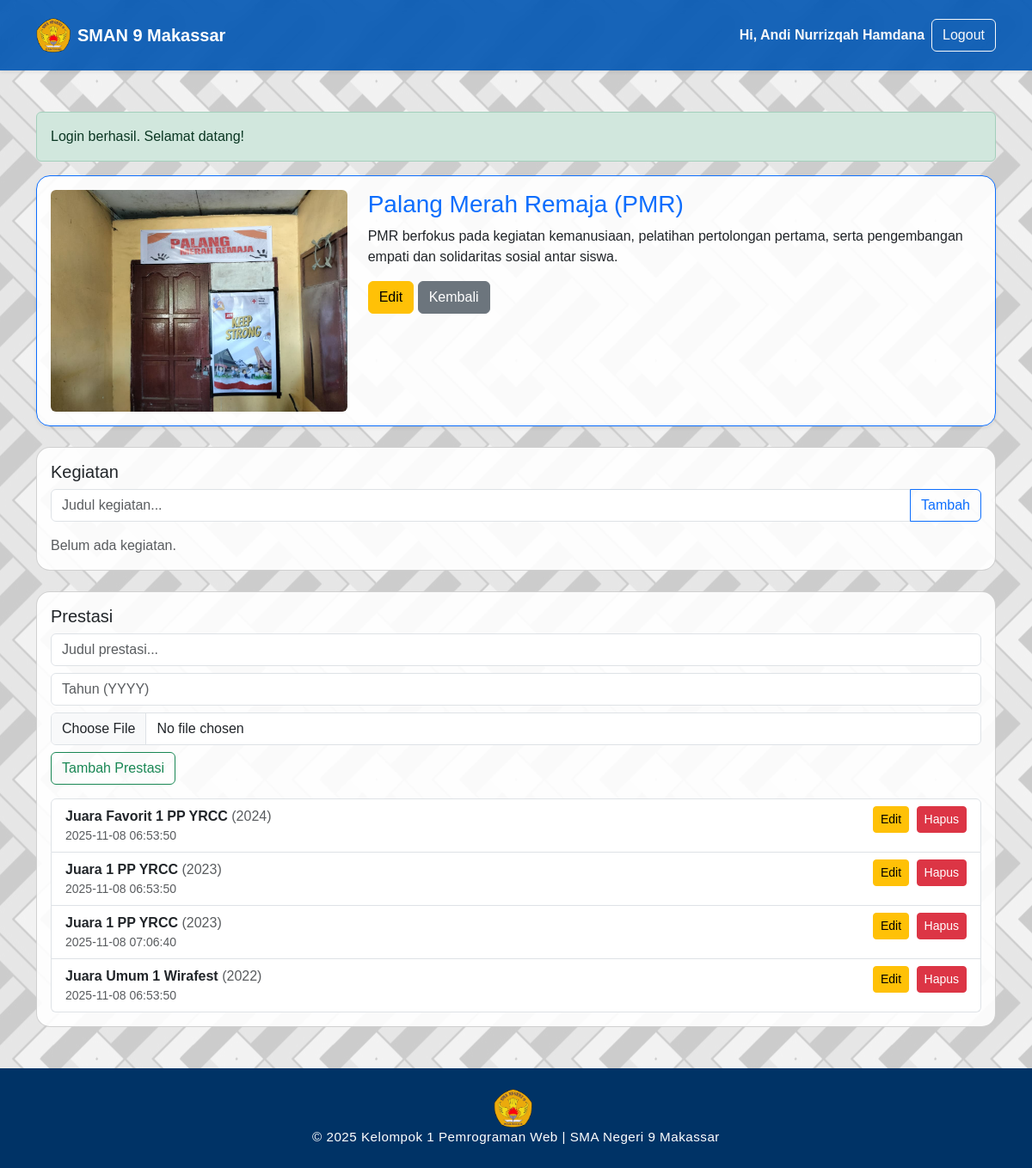
Screenshot of /admin/ekstrakurikuler/info.php?id=2 (signed in) with the database file from the repository.
### tables this page shows
CREATE TABLE `anggota` (
  `nim` varchar(12) NOT NULL,
  `nama` varchar(50) NOT NULL,
  `kelas` varchar(10) NOT NULL,
  `alamat` varchar(50) NOT NULL,
  `asal_sekolah` varchar(50) NOT NULL,
  `motto` varchar(50) NOT NULL,
  `pengalaman` text NOT NULL,
  `gambar` varchar(255) DEFAULT NULL
);

CREATE TABLE `ekstrakurikuler` (
  `id` int(11) NOT NULL,
  `nama` varchar(150) NOT NULL,
  `deskripsi` text DEFAULT NULL,
  `gambar` varchar(255) DEFAULT NULL,
  `created_at` timestamp NOT NULL DEFAULT current_timestamp()
);

CREATE TABLE `ekstra_prestasi` (
  `id` int(11) NOT NULL,
  `ekstrakurikuler_id` int(11) NOT NULL,
  `prestasi` varchar(255) NOT NULL,
  `gambar` varchar(255) DEFAULT NULL,
  `tahun` year(4) DEFAULT NULL,
  `created_at` timestamp NOT NULL DEFAULT current_timestamp()
);

### includes/config.php (called while the page is built)
<?php
$base_url = "http://" . $_SERVER['HTTP_HOST'] . "/klp1pemrogweb/";

### admin/ekstrakurikuler/info.php (the view, shortened to what this page needs)
<?php
require_once("../../includes/config.php");
require("../../includes/db_connect.php");
require("../../includes/header.php");
require("../../includes/admin_navbar.php");
$id = $_GET['id'] ?? '';
$stmt = $mysqli->prepare("SELECT * FROM ekstrakurikuler WHERE id = ? LIMIT 1");
$stmt->bind_param('i', $id);
$stmt->execute();
$res = $stmt->get_result();
$ek = $res->fetch_assoc();
$kegiatan = [];
$prestasi = [];
$pq = $mysqli->prepare("SELECT id, prestasi, gambar, tahun, created_at FROM ekstra_prestasi WHERE ekstrakurikuler_id = ? ORDER BY tahun DESC, id");
$pq->bind_param('i', $id);
$pq->execute();
$pres = $pq->get_result();
while ($r = $pres->fetch_assoc()) $prestasi[] = $r;
?>
<div id="page" class="d-flex flex-column min-vh-100">
  <main class="flex-fill">
    <div class="container my-5">
      <?php if (!empty($_SESSION['flash']['success'])): ?><div class="alert alert-success"><?=htmlspecialchars($_SESSION['flash']['success']); unset($_SESSION['flash']['success']); ?></div><?php endif; ?>
      <div class="card border-primary shadow-sm">
        <div class="card-body">
          <div class="row">
            <div class="col-md-4">
              <?php if (!empty($ek['gambar']) && file_exists(__DIR__.'/../../assets/images/ekstrakurikuler/'.$ek['gambar'])): ?>
                <img src="<?= $base_url ?>/assets/images/ekstrakurikuler/<?=htmlspecialchars($ek['gambar'])?>" class="img-fluid rounded" alt="gambar">
              <?php else: ?>
                <div class="border p-5 text-center text-muted">Tidak ada gambar</div>
              <?php endif; ?>
            </div>
            <div class="col-md-8">
              <h3 class="text-primary"><?=htmlspecialchars($ek['nama'])?></h3>
              <p><?=nl2br(htmlspecialchars($ek['deskripsi']))?></p>
              <a href="edit.php?id=<?=urlencode($ek['id'])?>" class="btn btn-warning">Edit</a>
              <a href="index.php" class="btn btn-secondary">Kembali</a>
            </div>
          </div>
        </div>
      </div>
      <div class="card mt-4">
        <div class="card-body">
          <h5>Kegiatan</h5>
          <form method="post" class="mb-3">
            <div class="input-group">
              <input name="kegiatan" class="form-control" placeholder="Judul kegiatan...">
              <button class="btn btn-outline-primary">Tambah</button>
            </div>
          </form>
          <?php if (!empty($kegiatan)): ?>
            <ul class="list-group">
              <?php foreach ($kegiatan as $k): ?>
              <li class="list-group-item d-flex justify-content-between align-items-center">
                <?=htmlspecialchars($k['kegiatan'])?>
                <div>
                  <a href="edit_kegiatan.php?id=<?=urlencode($k['id'])?>&ek=<?=urlencode($ek['id'])?>" class="btn btn-sm btn-warning me-1">Edit</a>
                  <a href="?id=<?=urlencode($id)?>&del_keg=<?=urlencode($k['id'])?>" class="btn btn-sm btn-danger" onclick="return confirm('Hapus kegiatan?')">Hapus</a>
                </div>
              </li>
            <?php endforeach; ?>
            </ul>
          <?php else: ?>
            <div class="text-muted">Belum ada kegiatan.</div>
          <?php endif; ?>
        </div>
      </div>
      <div class="card mt-4">
        <div class="card-body">
          <h5>Prestasi</h5>
          <form method="post" enctype="multipart/form-data" class="mb-3">
            <div class="mb-2">
              <input name="prestasi" class="form-control" placeholder="Judul prestasi...">
            </div>
            <div class="mb-2">
              <input name="tahun" class="form-control" placeholder="Tahun (YYYY)">
            </div>
            <div class="mb-2">
              <input type="file" name="gambar" class="form-control">
            </div>
            <button class="btn btn-outline-success">Tambah Prestasi</button>
          </form>
          <?php if (!empty($prestasi)): ?>
            <ul class="list-group">
              <?php foreach ($prestasi as $p): ?>
                <li class="list-group-item">
                  <div class="d-flex justify-content-between">
                    <div>
                      <strong><?=htmlspecialchars($p['prestasi'])?></strong>
                      <?php if (!empty($p['tahun'])): ?> <span class="text-muted">(<?=htmlspecialchars($p['tahun'])?>)</span><?php endif; ?>
                      <div class="small text-muted"><?=htmlspecialchars($p['created_at'] ?? '')?></div>
                    </div>
                    <div>
                      <a href="edit_prestasi.php?id=<?=urlencode($p['id'])?>&ek=<?=urlencode($ek['id'])?>" class="btn btn-sm btn-warning me-1">Edit</a>
                      <a href="?id=<?=urlencode($id)?>&del_pres=<?=urlencode($p['id'])?>" class="btn btn-sm btn-danger" onclick="return confirm('Hapus prestasi?')">Hapus</a>
                    </div>
                  </div>
                </li>
              <?php endforeach; ?>
            </ul>
          <?php else: ?>
            <div class="text-muted">Belum ada prestasi.</div>
          <?php endif; ?>
        </div>
      </div>
    </div>
  </main>
<?php require_once("../../includes/footer.php"); ?>

### includes/admin_navbar.php (shortened to what this page needs)
<?php
$nama_user = null;
if (!empty($_SESSION['user']['nim'])) {
  $nim = $_SESSION['user']['nim'];
  $stmt = $mysqli->prepare("SELECT nama FROM anggota WHERE nim = ?");
  $stmt->bind_param("s", $nim);
  $stmt->execute();
  $stmt->bind_result($nama_user);
}
?>
<nav class="navbar navbar-expand-lg navbar-dark bg-primary shadow-sm py-3">
  <div class="container">
    <a class="navbar-brand d-flex align-items-center" href="<?= $base_url ?>">
      <img
        src="<?= $base_url ?>assets/images/lainnya/lambang.png"
        width="40"
        alt="logo"
        class="me-2"
      />
      <span class="fw-bold">SMAN 9 Makassar</span>
    </a>
    <div class="collapse navbar-collapse" id="mainNav">
      <ul class="navbar-nav ms-auto fw-semibold d-flex align-items-center">
      <?php if (!empty($_SESSION['user']['nim'])): ?>
        <li class="nav-item">
          <span class="me-2 text-light">Hi, <?= htmlspecialchars($nama_user ?? $_SESSION['user']['nim']) ?></span>
        </li>
        <li class="nav-item">
          <a href="/klp1pemrogweb/model/logout.php" type="button" class="btn btn-outline-light ">Logout</a>
        </li>
      <?php endif; ?>
      </ul>
    </div>
  </div>
</nav>

### assets/css/style.css (style rules this page uses)
body { background: url("../images/bg/bg.jpg") repeat center center fixed; transition: background-color 0.5s ease, color 0.5s ease; background-size: auto; font-family: "Poppins", sans-serif; color: #212529; scroll-behavior: smooth; }
html, body { height: 100%; }
.navbar { backdrop-filter: blur(8px); background-color: rgba(0, 86, 179, 0.9) !important; }
#page { min-height: 100vh; display: flex; flex-direction: column; }
main { flex: 1 0 auto; }
.fade-in { opacity: 0; transform: translateY(20px); transition: all 0.8s ease; }
.fade-in.show { opacity: 1; transform: translateY(0); }
.card-custom, .card { background-color: rgba(255, 255, 255, 0.9); border-radius: 16px; transition: all 0.3s ease; }
.card img { border-radius: 12px; }

### rows the page displays
anggota: nama "Andi Nurrizqah Hamdana"
ekstrakurikuler: gambar (picture), nama "Palang Merah Remaja (PMR)", deskripsi "PMR berfokus pada kegiatan kemanusiaan, pelatihan pertolongan pertama, serta pengembangan empati dan solidaritas sosial antar siswa."
ekstra_prestasi: prestasi "Juara Favorit 1 PP YRCC", tahun "2024", created_at "2025-11-08 06:53:50"
ekstra_prestasi: prestasi "Juara 1 PP YRCC", tahun "2023", created_at "2025-11-08 06:53:50"
ekstra_prestasi: prestasi "Juara 1 PP YRCC", tahun "2023", created_at "2025-11-08 07:06:40"
ekstra_prestasi: prestasi "Juara Umum 1 Wirafest", tahun "2022", created_at "2025-11-08 06:53:50"

### other values shown
$_SESSION['flash']['success'] "Login berhasil. Selamat datang!"
